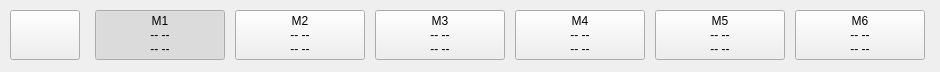
  <widget class="QWidget" name="rtsa_buttomMarker" native="true">
   <property name="geometry">
    <rect>
     <x>256</x>
     <y>641</y>
     <width>940</width>
     <height>72</height>
    </rect>
   </property>
   <property name="styleSheet">
    <string notr="true">/*******************indoor**********************/
#BitRtSaRemote[status  =  &quot;indoor&quot;] 
#rtsa_buttomMarker
{
	background-color:rgb(76,76,76);
	border:2px;
    border-style:flat;
	border-bottom-style:solid;
	border-bottom-color: black;
	border-right-width:0px;
}
#BitRtSaRemote[status  =  &quot;indoor&quot;] 
#rtsa_buttomMarker&gt;QPushButton
{
	text-align:left;
	font-size: 13px &quot;Arial&quot;;
   font-weight:bold; 
	color:white;
	padding: 7px 7px 4px 8px;
	border:1px solid rgba(142,142,142,1);
}
#BitRtSaRemote[status  =  &quot;indoor&quot;] 
 #rtsa_buttomMarker&gt;QPushButton:checked
{
	border:1px solid rgba(240,179,29,1);
}

/*******************outdoor**********************/
#BitRtSaRemote[status  =  &quot;outdoor&quot;] 
#rtsa_buttomMarker
{
	background-color:rgb(255,255,255);
	border:1px;
    border-style:solid;
    border-color:#979797;
/*
	border-bottom-style:solid;
	border-bottom-color: #979797;
	border-right-style:solid;
	border-right-color: #979797;
*/
}
#BitRtSaRemote[status  =  &quot;outdoor&quot;] 
#rtsa_buttomMarker&gt;QPushButton
{
	text-align:left;
	font-size:12px &quot;Arial&quot;;
   font-weight:bold; 
	color:black;
	padding: 7px 7px 4px 8px;
	border:1px solid rgba(142,142,142,1);
}

#BitRtSaRemote[status  =  &quot;outdoor&quot;] 
#rtsa_buttomMarker&gt;QPushButton:checked
{
	border:1px solid rgba(240,179,29,1);
}

/*******************night**********************/
#BitRtSaRemote[status  =  &quot;night&quot;] 
#rtsa_buttomMarker
{
	background-color: #4A4131;
	border:2px;
    border-style:flat;
	border-bottom-style:solid;
	border-bottom-color: black;
	border-right-style:solid;
	border-right-color: black;
}
#BitRtSaRemote[status  =  &quot;night&quot;] 
#rtsa_buttomMarker&gt;QPushButton
{
	text-align:left;
	font-size: 13px &quot;Arial&quot;;
   font-weight:bold; 
	color:white;
	padding: 7px 7px 4px 8px;
	border:1px solid rgba(142,142,142,1);
}

#BitRtSaRemote[status  =  &quot;night&quot;] 
#rtsa_buttomMarker&gt;QPushButton:checked
{
	border:1px solid rgba(240,179,29,1);
}</string>
   </property>
   <widget class="QPushButton" name="pb_marker_AllOff_2">
    <property name="geometry">
     <rect>
      <x>10</x>
      <y>10</y>
      <width>70</width>
      <height>50</height>
     </rect>
    </property>
    <property name="focusPolicy">
     <enum>Qt::NoFocus</enum>
    </property>
    <property name="styleSheet">
     <string notr="true">/*QPushButton
{
	background-color: qlineargradient(spread:pad, x1:1, y1:0.375, x2:1, y2:0, stop:0 rgba(0, 0, 0, 255), stop:1 rgba(255, 255, 255, 255));
	color:white;
	border-radius:3px;
	border:1px solid rgba(165,165,165,1);
};

#pb_marker_AllOff_2:checked
{
	padding: 8px 14px 7px 15px;
	background-image: url(:/rtsa/image/fre_checked_left.png);
}
#pb_marker_AllOff_2:!checked
{
padding: 8px 14px 7px 15px;
	background-image: url(:/rtsa/image/btn_clear_all_click.png);
}

QPushButton
{
	padding: 4px 7px 4px 8px;
	border:0px flat rgba(0,0,0,1);
}
*/</string>
    </property>
    <property name="text">
     <string/>
    </property>
   </widget>
   <widget class="QPushButton" name="pb_marker_7">
    <property name="geometry">
     <rect>
      <x>95</x>
      <y>10</y>
      <width>130</width>
      <height>50</height>
     </rect>
    </property>
    <property name="contextMenuPolicy">
     <enum>Qt::DefaultContextMenu</enum>
    </property>
    <property name="styleSheet">
     <string notr="true"/>
    </property>
    <property name="text">
     <string>M1
-- --
-- --</string>
    </property>
    <property name="checkable">
     <bool>true</bool>
    </property>
    <property name="checked">
     <bool>true</bool>
    </property>
    <property name="autoExclusive">
     <bool>true</bool>
    </property>
   </widget>
   <widget class="QPushButton" name="pb_marker_8">
    <property name="geometry">
     <rect>
      <x>235</x>
      <y>10</y>
      <width>130</width>
      <height>50</height>
     </rect>
    </property>
    <property name="focusPolicy">
     <enum>Qt::NoFocus</enum>
    </property>
    <property name="styleSheet">
     <string notr="true">/*
QPushButton
{
	font: 75 10px &quot;Arial&quot;;
}
*/</string>
    </property>
    <property name="text">
     <string>M2
-- --
-- --</string>
    </property>
    <property name="checkable">
     <bool>true</bool>
    </property>
    <property name="autoExclusive">
     <bool>true</bool>
    </property>
   </widget>
   <widget class="QPushButton" name="pb_marker_9">
    <property name="geometry">
     <rect>
      <x>375</x>
      <y>10</y>
      <width>130</width>
      <height>50</height>
     </rect>
    </property>
    <property name="focusPolicy">
     <enum>Qt::NoFocus</enum>
    </property>
    <property name="styleSheet">
     <string notr="true">/*
QPushButton
{
	font: 75 10px &quot;Arial&quot;;
}
*/</string>
    </property>
    <property name="text">
     <string>M3
-- --
-- --</string>
    </property>
    <property name="checkable">
     <bool>true</bool>
    </property>
    <property name="autoExclusive">
     <bool>true</bool>
    </property>
   </widget>
   <widget class="QPushButton" name="pb_marker_10">
    <property name="geometry">
     <rect>
      <x>515</x>
      <y>10</y>
      <width>130</width>
      <height>50</height>
     </rect>
    </property>
    <property name="focusPolicy">
     <enum>Qt::NoFocus</enum>
    </property>
    <property name="styleSheet">
     <string notr="true">/*
QPushButton
{
	font: 75 10px &quot;Arial&quot;;
}
*/</string>
    </property>
    <property name="text">
     <string>M4
-- --
-- --</string>
    </property>
    <property name="checkable">
     <bool>true</bool>
    </property>
    <property name="autoExclusive">
     <bool>true</bool>
    </property>
   </widget>
   <widget class="QPushButton" name="pb_marker_11">
    <property name="geometry">
     <rect>
      <x>655</x>
      <y>10</y>
      <width>130</width>
      <height>50</height>
     </rect>
    </property>
    <property name="focusPolicy">
     <enum>Qt::NoFocus</enum>
    </property>
    <property name="styleSheet">
     <string notr="true">/*
QPushButton
{
	font: 75 10px &quot;Arial&quot;;
}
*/</string>
    </property>
    <property name="text">
     <string>M5
-- --
-- --</string>
    </property>
    <property name="checkable">
     <bool>true</bool>
    </property>
    <property name="autoExclusive">
     <bool>true</bool>
    </property>
   </widget>
   <widget class="QPushButton" name="pb_marker_12">
    <property name="geometry">
     <rect>
      <x>795</x>
      <y>10</y>
      <width>130</width>
      <height>50</height>
     </rect>
    </property>
    <property name="focusPolicy">
     <enum>Qt::NoFocus</enum>
    </property>
    <property name="styleSheet">
     <string notr="true">/*
QPushButton
{
	font: 75 10px &quot;Arial&quot;;
}
*/</string>
    </property>
    <property name="text">
     <string>M6
-- --
-- --</string>
    </property>
    <property name="checkable">
     <bool>true</bool>
    </property>
    <property name="autoExclusive">
     <bool>true</bool>
    </property>
   </widget>
  </widget>
